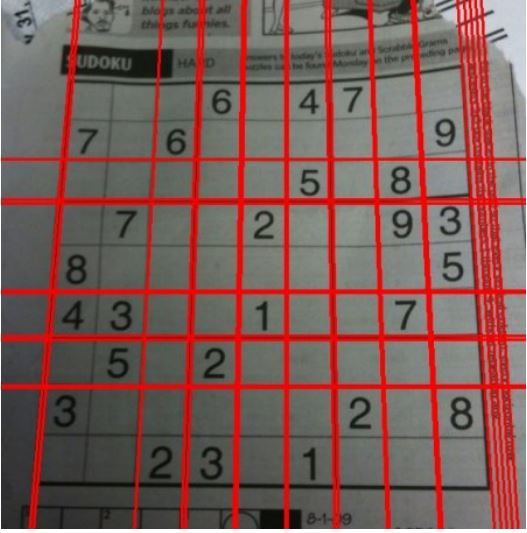
#> input picture OpenCV-Python-Toturial-Code/line.JPG, 527 x 533 px, found by its file name
$ python '霍夫直线变换.py'   (Python 2 division)
#> lines starting #> are read from the running program, lines starting #| are printed output that depends on the picture; after the words box and inside, x2 and y2 are one past the last pixel; in counts of white or black regions, pixels touching at a corner belong together; long printed decimals are rounded
#-*- coding:utf-8 -*-

import cv2
from matplotlib import pyplot as plot
import numpy as np

img = cv2.imread('line.jpg')
#> img is the input picture: shape (533, 527, 3); mean B, G, R 87.4, 91.3, 123.6
gray= cv2.cvtColor(img,cv2.COLOR_BGR2GRAY)
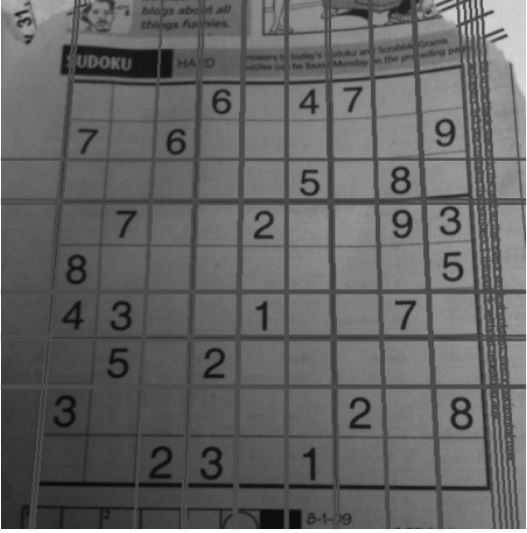
#> gray: shape (533, 527); min 7, max 255, mean 100.5
edges =cv2.Canny(gray,50,150,apertureSize=3)
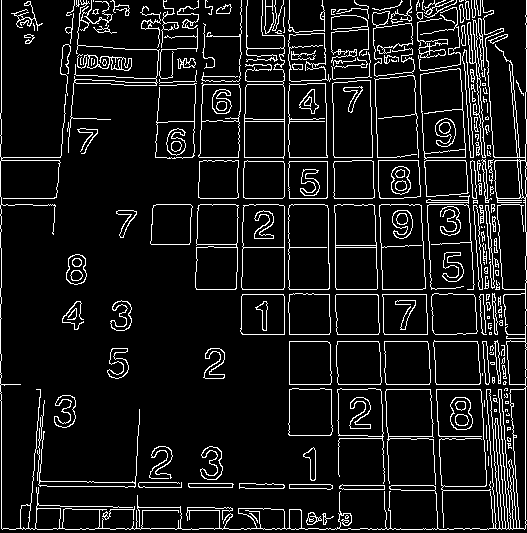
#> edges: shape (533, 527); 9.5% white in thin lines or dots

lines =cv2.HoughLines(edges,1,np.pi/180,200)
#> lines = 34 rows, first 8: [-481, 3.07], [-461, 3.07], [-415, 3.09], [-470, 3.07], [1, 0], [525, 0], [157, 1.57], [-409, 3.09]
print lines
#| [[[-4.8100000e+02  3.0717795e+00]]
#|  [[-4.6100000e+02  3.0717795e+00]]
#|  [[-4.1500000e+02  3.0892327e+00]]
#|  [[-4.7000000e+02  3.0717795e+00]]
#|  [[ 1.0000000e+00  0.0000000e+00]]
#|  [[ 5.2500000e+02  0.0000000e+00]]
#|  [[ 1.5700000e+02  1.5707964e+00]]
#|  [[-4.0900000e+02  3.0892327e+00]]
#|  [[-3.6700000e+02  3.1066861e+00]]
#|  [[-4.6400000e+02  3.0717795e+00]]
#|  [[-4.5800000e+02  3.0717795e+00]]
#|  [[-3.2400000e+02  3.1241393e+00]]
#> (further printed lines are left out)
for line in lines:
    for rho,theta in line:
        a=np.cos(theta)
        b=np.sin(theta)
        x0 = a * rho
        y0 = b * rho
        x1 = int(x0 + 1000 * (- b))
        y1 = int(y0 + 1000 * (a))
        x2 = int(x0 - 1000 * (- b))
        y2 = int(y0 - 1000 * (a))

        cv2.line(img,(x1,y1),(x2,y2),( 0, 255, 0), 2)
#> this loop made 34 passes
#> line on passes 1 to 12: [[-481, 3.07]], [[-461, 3.07]], [[-415, 3.09]], [[-470, 3.07]], [[1, 0]], [[525, 0]], [[157, 1.57]], [[-409, 3.09]], [[-367, 3.11]], [[-464, 3.07]], [[-458, 3.07]], [[-324, 3.12]]
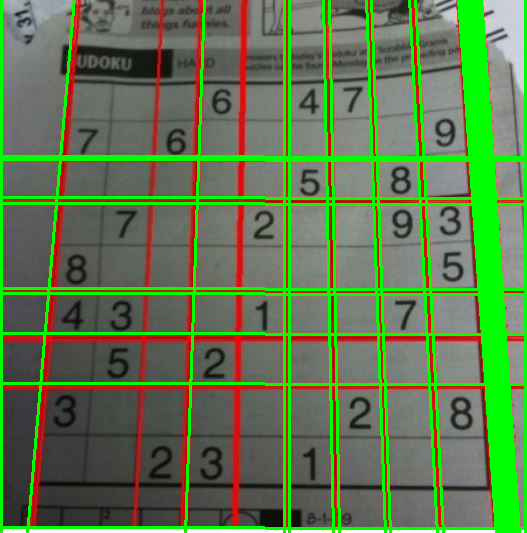
#> img: shape (533, 527, 3); 16.24% of pixels changed, all inside (x1, y1, x2, y2) = (0, 0, 527, 533)

cv2.imshow('image',img)
cv2.waitKey(0)

$ run again, with OpenCV-Python-Toturial-Code/apple.jpg copied over OpenCV-Python-Toturial-Code/line.JPG
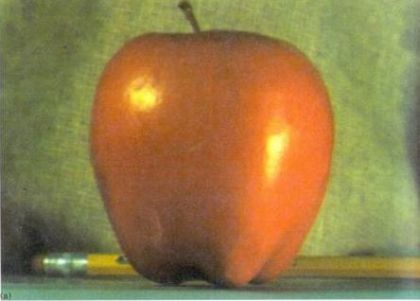
#> input picture OpenCV-Python-Toturial-Code/apple.jpg, 420 x 301 px, found by its file name
#> img is the input picture: shape (301, 420, 3); mean B, G, R 72.9, 123.8, 147.5
#> `edges =cv2.Canny(gray,50,150,apertureSize=3)`:
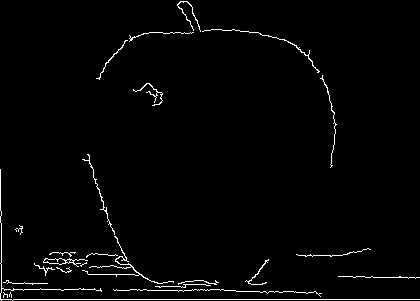
#> edges: shape (301, 420); 2% white in thin lines or dots
#> lines = [[299, 1.57]]
#| [[[299.          1.571]]]
#> the loop `for line in lines:` made 1 pass
#> after the loop `for line in lines:`:
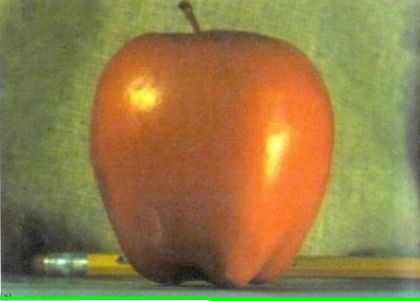
#> img: shape (301, 420, 3); 1% of pixels changed, all inside (x1, y1, x2, y2) = (0, 297, 420, 301)
